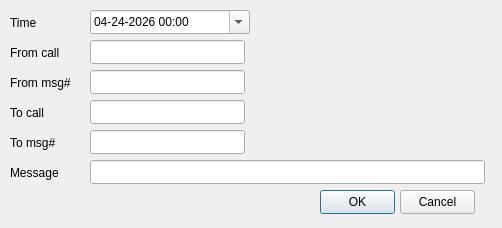
<?xml version="1.0" encoding="UTF-8"?>
<ui version="4.0">
 <class>Dialog</class>
 <widget class="QDialog" name="Dialog">
  <property name="geometry">
   <rect>
    <x>0</x>
    <y>0</y>
    <width>502</width>
    <height>228</height>
   </rect>
  </property>
  <property name="windowTitle">
   <string>Voice</string>
  </property>
  <widget class="QLineEdit" name="c_from_call">
   <property name="geometry">
    <rect>
     <x>90</x>
     <y>40</y>
     <width>155</width>
     <height>24</height>
    </rect>
   </property>
  </widget>
  <widget class="QLabel" name="label_4">
   <property name="geometry">
    <rect>
     <x>10</x>
     <y>15</y>
     <width>80</width>
     <height>16</height>
    </rect>
   </property>
   <property name="text">
    <string>Time</string>
   </property>
  </widget>
  <widget class="QDateTimeEdit" name="c_time">
   <property name="geometry">
    <rect>
     <x>90</x>
     <y>10</y>
     <width>160</width>
     <height>24</height>
    </rect>
   </property>
   <property name="dateTime">
    <datetime>
     <hour>0</hour>
     <minute>0</minute>
     <second>0</second>
     <year>2026</year>
     <month>4</month>
     <day>24</day>
    </datetime>
   </property>
   <property name="date">
    <date>
     <year>2026</year>
     <month>4</month>
     <day>24</day>
    </date>
   </property>
   <property name="minimumDateTime">
    <datetime>
     <hour>0</hour>
     <minute>0</minute>
     <second>0</second>
     <year>2020</year>
     <month>1</month>
     <day>1</day>
    </datetime>
   </property>
   <property name="displayFormat">
    <string>MM-dd-yyyy HH:mm</string>
   </property>
   <property name="calendarPopup">
    <bool>true</bool>
   </property>
  </widget>
  <widget class="QPushButton" name="c_ok">
   <property name="geometry">
    <rect>
     <x>320</x>
     <y>190</y>
     <width>75</width>
     <height>24</height>
    </rect>
   </property>
   <property name="text">
    <string>OK</string>
   </property>
  </widget>
  <widget class="QPushButton" name="c_cancel">
   <property name="geometry">
    <rect>
     <x>400</x>
     <y>190</y>
     <width>75</width>
     <height>24</height>
    </rect>
   </property>
   <property name="text">
    <string>Cancel</string>
   </property>
  </widget>
  <widget class="QLineEdit" name="c_from_message">
   <property name="geometry">
    <rect>
     <x>90</x>
     <y>70</y>
     <width>155</width>
     <height>24</height>
    </rect>
   </property>
  </widget>
  <widget class="QLineEdit" name="c_to_call">
   <property name="geometry">
    <rect>
     <x>90</x>
     <y>100</y>
     <width>155</width>
     <height>24</height>
    </rect>
   </property>
  </widget>
  <widget class="QLineEdit" name="c_to_message">
   <property name="geometry">
    <rect>
     <x>90</x>
     <y>130</y>
     <width>155</width>
     <height>24</height>
    </rect>
   </property>
  </widget>
  <widget class="QLineEdit" name="c_message">
   <property name="geometry">
    <rect>
     <x>90</x>
     <y>160</y>
     <width>395</width>
     <height>24</height>
    </rect>
   </property>
  </widget>
  <widget class="QLabel" name="label_5">
   <property name="geometry">
    <rect>
     <x>10</x>
     <y>45</y>
     <width>80</width>
     <height>16</height>
    </rect>
   </property>
   <property name="text">
    <string>From call</string>
   </property>
  </widget>
  <widget class="QLabel" name="label_6">
   <property name="geometry">
    <rect>
     <x>10</x>
     <y>75</y>
     <width>80</width>
     <height>16</height>
    </rect>
   </property>
   <property name="text">
    <string>From msg#</string>
   </property>
  </widget>
  <widget class="QLabel" name="label_7">
   <property name="geometry">
    <rect>
     <x>10</x>
     <y>105</y>
     <width>80</width>
     <height>16</height>
    </rect>
   </property>
   <property name="text">
    <string>To call</string>
   </property>
  </widget>
  <widget class="QLabel" name="label_8">
   <property name="geometry">
    <rect>
     <x>10</x>
     <y>135</y>
     <width>80</width>
     <height>16</height>
    </rect>
   </property>
   <property name="text">
    <string>To msg#</string>
   </property>
  </widget>
  <widget class="QLabel" name="label_9">
   <property name="geometry">
    <rect>
     <x>10</x>
     <y>165</y>
     <width>80</width>
     <height>16</height>
    </rect>
   </property>
   <property name="text">
    <string>Message</string>
   </property>
  </widget>
 </widget>
 <tabstops>
  <tabstop>c_time</tabstop>
  <tabstop>c_from_call</tabstop>
  <tabstop>c_from_message</tabstop>
  <tabstop>c_to_call</tabstop>
  <tabstop>c_to_message</tabstop>
  <tabstop>c_message</tabstop>
  <tabstop>c_ok</tabstop>
  <tabstop>c_cancel</tabstop>
 </tabstops>
 <resources/>
 <connections>
  <connection>
   <sender>c_ok</sender>
   <signal>clicked()</signal>
   <receiver>Dialog</receiver>
   <slot>accept()</slot>
   <hints>
    <hint type="sourcelabel">
     <x>241</x>
     <y>183</y>
    </hint>
    <hint type="destinationlabel">
     <x>173</x>
     <y>153</y>
    </hint>
   </hints>
  </connection>
  <connection>
   <sender>c_cancel</sender>
   <signal>clicked()</signal>
   <receiver>Dialog</receiver>
   <slot>reject()</slot>
   <hints>
    <hint type="sourcelabel">
     <x>384</x>
     <y>185</y>
    </hint>
    <hint type="destinationlabel">
     <x>348</x>
     <y>151</y>
    </hint>
   </hints>
  </connection>
 </connections>
</ui>
